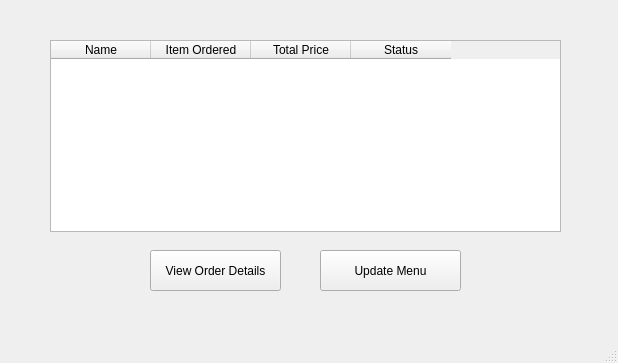
<?xml version="1.0" encoding="UTF-8"?>
<ui version="4.0">
 <class>MainWindow</class>
 <widget class="QMainWindow" name="MainWindow">
  <property name="geometry">
   <rect>
    <x>0</x>
    <y>0</y>
    <width>618</width>
    <height>363</height>
   </rect>
  </property>
  <property name="windowTitle">
   <string>MainWindow</string>
  </property>
  <widget class="QWidget" name="centralwidget">
   <widget class="QTableWidget" name="tableWidget">
    <property name="geometry">
     <rect>
      <x>50</x>
      <y>40</y>
      <width>511</width>
      <height>192</height>
     </rect>
    </property>
    <column>
     <property name="text">
      <string>Name</string>
     </property>
    </column>
    <column>
     <property name="text">
      <string>Item Ordered</string>
     </property>
    </column>
    <column>
     <property name="text">
      <string>Total Price</string>
     </property>
    </column>
    <column>
     <property name="text">
      <string>Status</string>
     </property>
    </column>
   </widget>
   <widget class="QPushButton" name="pushButton">
    <property name="geometry">
     <rect>
      <x>320</x>
      <y>250</y>
      <width>141</width>
      <height>41</height>
     </rect>
    </property>
    <property name="text">
     <string>Update Menu</string>
    </property>
   </widget>
   <widget class="QPushButton" name="pushButton_2">
    <property name="geometry">
     <rect>
      <x>150</x>
      <y>250</y>
      <width>131</width>
      <height>41</height>
     </rect>
    </property>
    <property name="text">
     <string>View Order Details</string>
    </property>
   </widget>
  </widget>
  <widget class="QMenuBar" name="menubar">
   <property name="geometry">
    <rect>
     <x>0</x>
     <y>0</y>
     <width>618</width>
     <height>26</height>
    </rect>
   </property>
  </widget>
  <widget class="QStatusBar" name="statusbar"/>
 </widget>
 <resources/>
 <connections/>
</ui>
